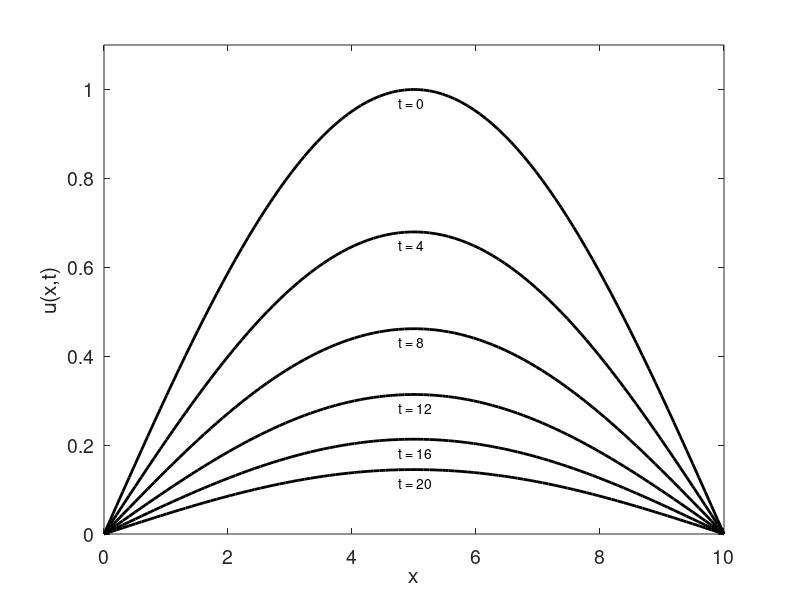

Write MATLAB code to recreate this figure.
c = .897;
kappa = 2.37;
rho = 2.70;
l = 10;
theta = pi/l;
t = 0:4:20;
x = linspace(0,l,100);
figure(1), clf
for j=1:length(t)
    u = exp(-kappa*theta^2*t(j)/(rho*c))*sin(theta*x); % compute u(:,t(j))
    plot(x,u,'k-','linewidth',2), hold on
    text(4.75, max(u)-.03, sprintf('t = %d', t(j)))
end
axis([0 10 0 1.1])
set(gca,'fontsize',14)
xlabel('x')
ylabel('u(x,t)')
print -depsc2 checksol1
